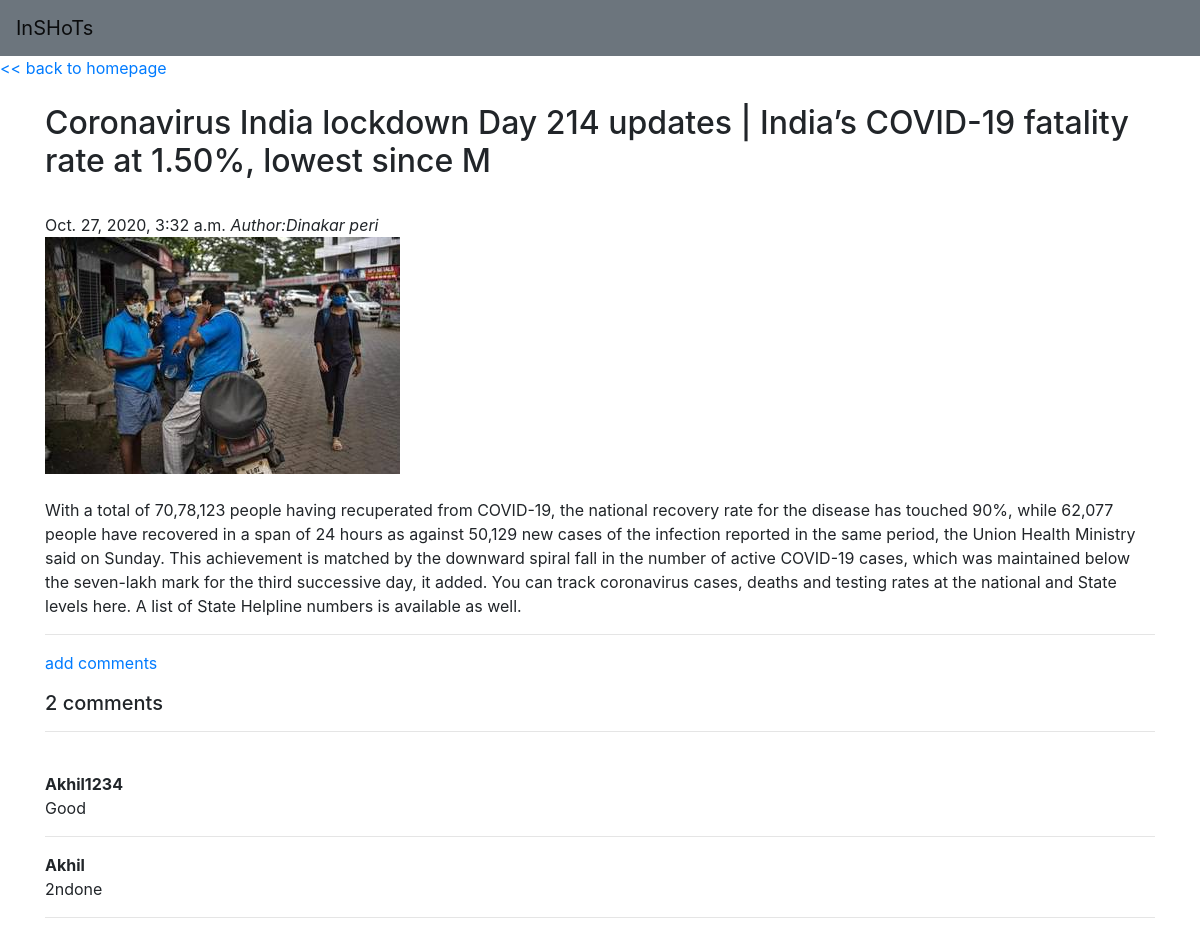
Page /view/3 on the committed database.
### feeds/models.py (models this page shows, shortened)
class newsfeed(models.Model):
	headline=models.CharField(max_length=100)
	author=models.CharField(max_length=50,default='n/a')
	content=models.TextField()
	date=models.DateTimeField(auto_now_add=True)
	catg=models.CharField(max_length=50,null=True)
	image=models.ImageField(null=True,blank=True)
	@property
	def imageURL(self):
		try:
			url=self.image.url
		except:
			url=' '
		return url
	@property
	def noofcomms(self):
		return comment.objects.filter(post=self).count()

class comment(models.Model):
	post=models.ForeignKey(newsfeed,on_delete=models.CASCADE)
	name=models.CharField(max_length=50)
	body=models.TextField()
	class Meta:
		db_table="comment"

### feeds/views.py (the view)
# urls.py: path('view/<int:id>',views.View,name="viewposts"),
def View(request,id):
	feeds=newsfeed.objects.get(id=id)
	comments=comment.objects.filter(post=feeds)
	context={'feeds':feeds,'comments':comments}
	return render(request,'view.html',context)

### feeds/templates/view.html
{% extends 'domain.html' %}
{% load static %}
{% block content %}
<h2>{{feeds.headline}}</h2><br>
{{feeds.date}}
<i>Author:{{feeds.author}}</i><br>
<img src="{{feeds.imageURL}}" alt="img22.08"><br><br>
<p>{{feeds.content}}</p>
<hr>
<a href="{% url 'addcomments' feeds.id %}">add comments</a><br>
{% if not comments %}
no comments yet..
{% else %}
<p><h5>{{ feeds.noofcomms }} comments</h5></p><hr><br>
{% for comment in comments %}
<strong>{{comment.name}}</strong><br>
<p>{{comment.body}}</p>
<hr>
{% endfor %}
{% endif %}
{% endblock content %}

### feeds/templates/domain.html (style rules this page uses)
img { max-width: 100% ; height: auto; }

### rows in the picture
newsfeed: headline "Coronavirus India lockdown Day 214 updates | India’s COVID-19 fatality rate at 1.50%, lowest since M", date "Oct. 27, 2020, 3:32 a.m.", author "Dinakar peri", imageURL (picture), content "With a total of 70,78,123 people having recuperated from COVID-19, the national recovery rate for the disease has touched 90%, while 62,077 people have recovered in a span of 24 hours as against 50,129 new cases of the infection reported in the same period, the Union Health Ministry said on Sunday. This achievement is matched by the downward spiral fall in the number of active COVID-19 cases, which was maintained below the seven-lakh mark for the third successive day, it added. You can track coronavirus cases, deaths and testing rates at the national and State levels here. A list of State Helpline numbers is available as well.", noofcomms "2"
comment: name "Akhil1234", body "Good"
comment: name "Akhil", body "2ndone"
